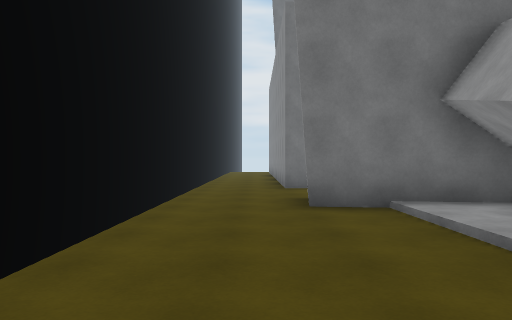
View 1 (above)

15 first-person views from a walk through a scene from a Unity 3-D project. The camera is 1.4 m above the floor, looks level and sees 70° across. The floor is counted in squares, 2 m on a side. Each view is taken from the middle of a square. On the plan, view 1 faces up. The plan holds only what a view shows up to about 11 squares ahead; the rest is blank. The place goes on beyond the plan.

View 2
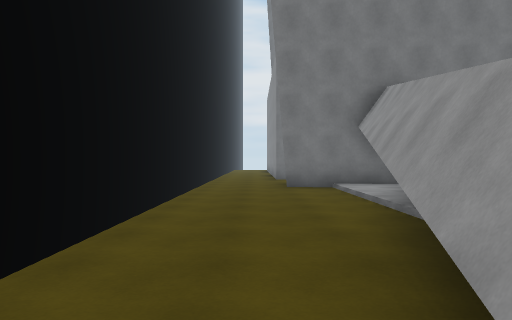

View 3
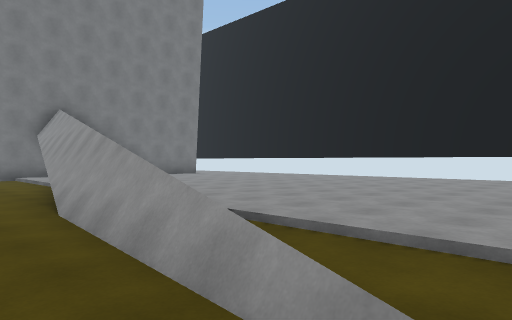

View 4
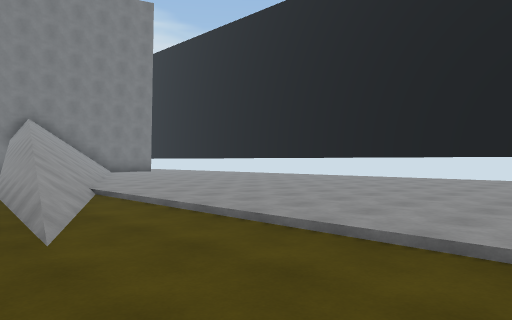

View 5
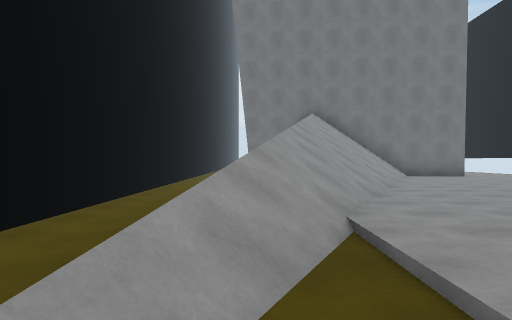

View 6
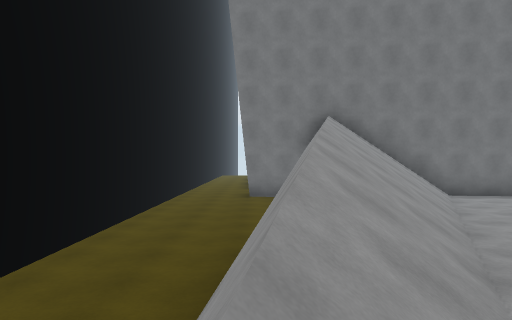

View 7
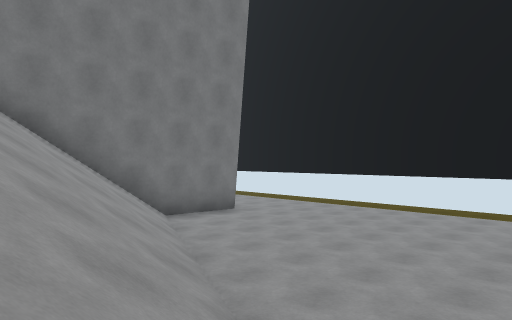

View 8
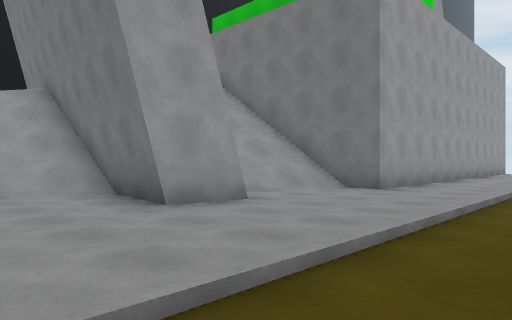

View 9
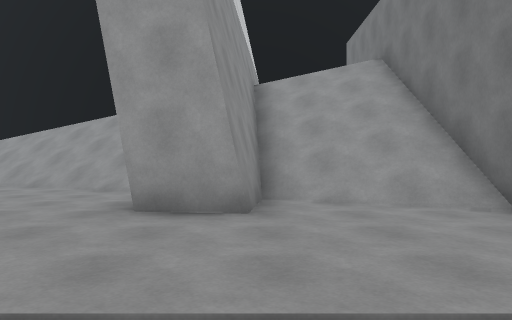

View 10
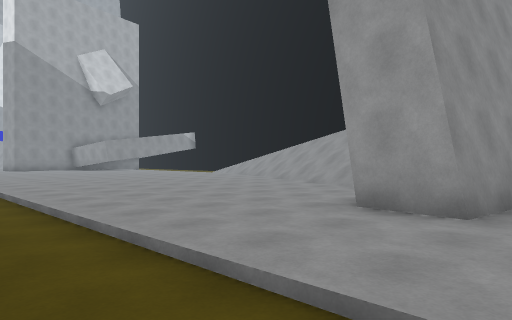

View 11
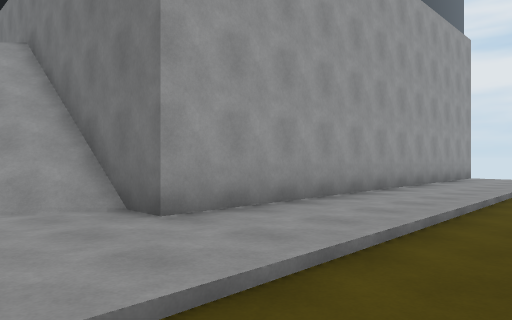

View 12
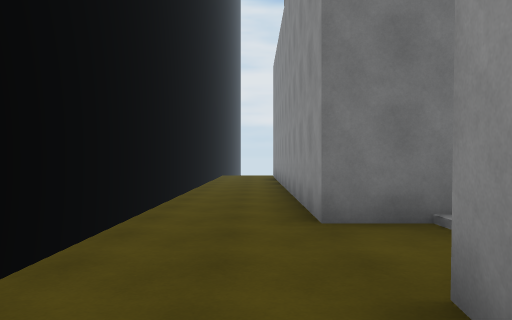

View 13
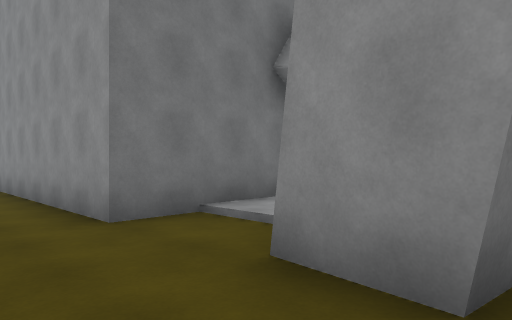

View 14
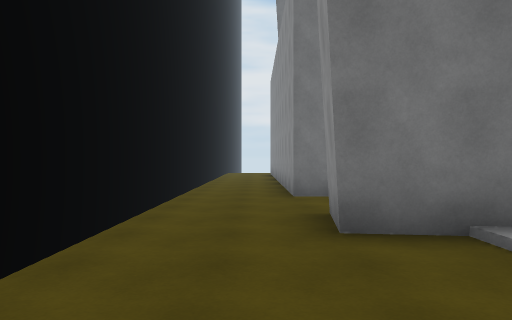

View 15
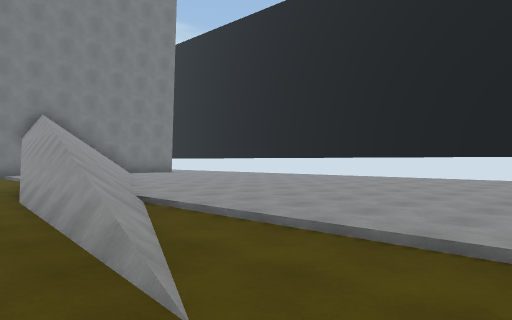

### Floor plan
Key: @ floor where view 1 was taken; # wall or solid block; . main floor; - floor 0.25 m lower than the main floor; / step, stairs or slope; = window, fence, low wall or low ledge.
Columns run from 2 left of view 1 to 13 right of it. Each row starts with its distance up from view 1.
 13 #--#       #..-
 12 #--#       #..-
 11 #--#       #..-
 10 #--#       #..--
  9 #--#########..--
  8 #---/..////...-
  7 #--// /////...--
  6 #--########...--
  5 #---/######...--
  4 #---/ ///.....--
  3 #---/////.....-
  2 #---#///......--
  1 #---=///......--
  0 #-@-=//.......--
 -1 #---///.......--
 -2 #--#//........
 -3 #--=//........
 -4 #--=/.........
 -5  --=/.........
 -6  --//.........
 -7  -///.........
 -8  -///.........
 -9  ---/.........
-10  ---/.........
-11  ---/.........
-12   --/.....
-13  - -/

Where each view was taken, in squares from view 1:
view 1: 0 up, 0 right, facing up
view 2: 4 down, 0 right, facing up
view 3: 9 down, 1 left, facing up-right
view 4: 13 down, 1 left, facing up-right
view 5: 9 down, 1 right, facing up
view 6: 6 down, 1 right, facing up
view 7: 3 down, 2 right, facing up-right
view 8: 2 up, 13 right, facing up-left
view 9: 6 up, 13 right, facing left
view 10: 7 up, 13 right, facing down-left
view 11: 7 up, 13 right, facing up-left
view 12: 5 up, 0 right, facing up
view 13: 5 up, 1 left, facing up-right
view 14: 2 up, 0 right, facing up
view 15: 11 down, 1 left, facing up-right
